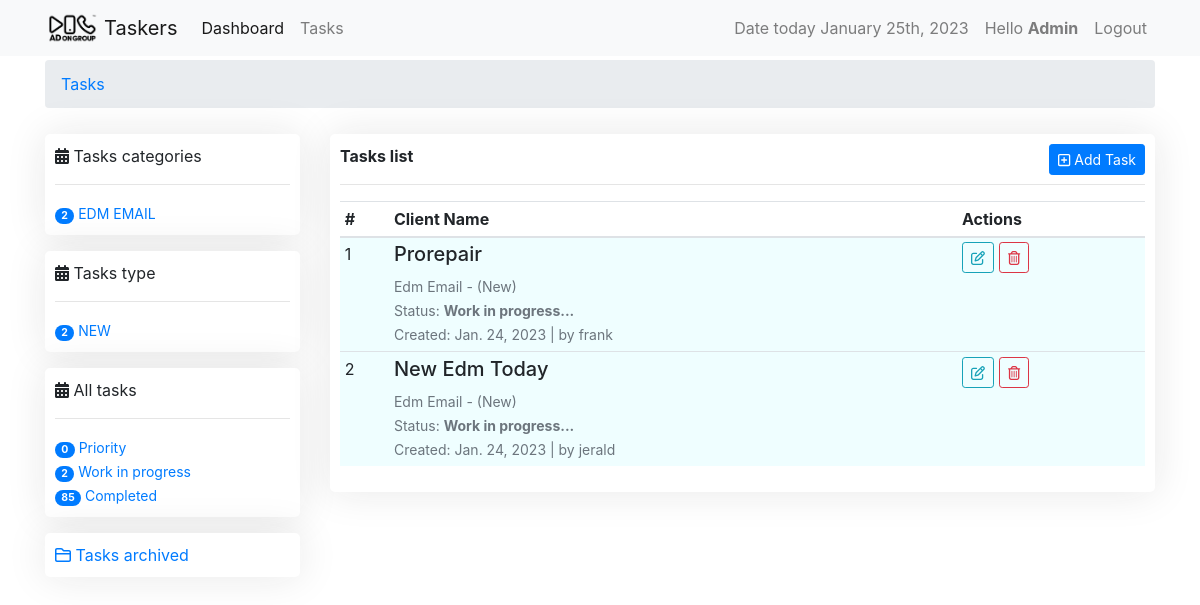
Page /tasks/ (signed in) on the earlier database version.
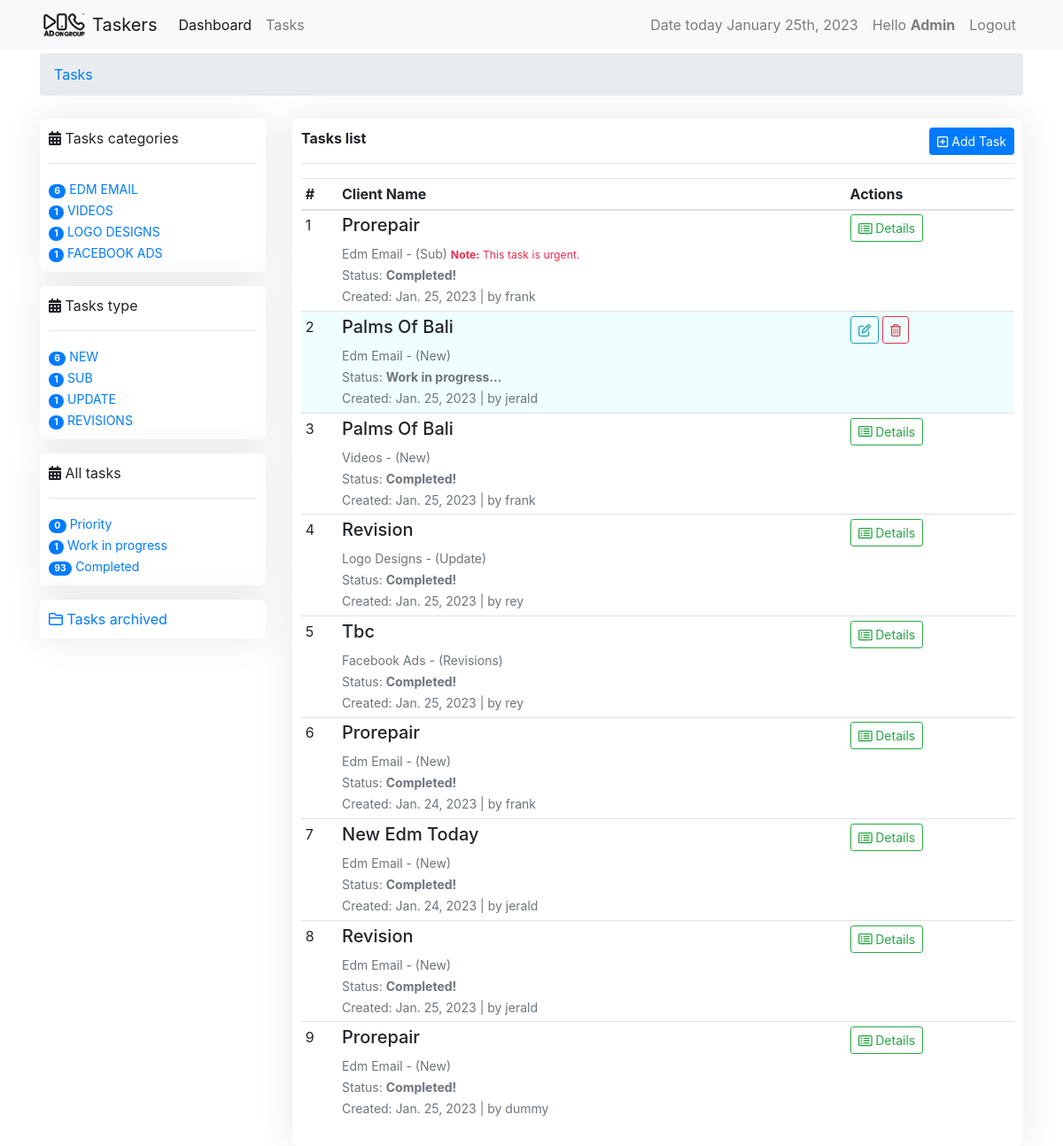
Same page on the later database version.
### tasks/models.py (models this page shows, shortened)
class BaseTime(models.Model):
    created = models.DateTimeField(auto_now_add=True)
    updated = models.DateTimeField(auto_now=True)

class TaskCategory(BaseTime, models.Model):
    name = models.CharField(max_length=120, unique=True)
    task_point = models.FloatField(default=0.0)
    class Meta:
        verbose_name_plural = "Task Categories"
    def __str__(self):
        return self.name

class TaskType(BaseTime, models.Model):
    name = models.CharField(max_length=60)
    task_point = models.FloatField(default=0.0)
    def __str__(self):
        return self.name

class Task(models.Model):
    slug = models.SlugField(unique=True, null=True, blank=True)
    user = models.ForeignKey(settings.AUTH_USER_MODEL,
                             on_delete=models.CASCADE, verbose_name='designers')
    task_type = models.ForeignKey(
        TaskType, on_delete=models.CASCADE, default=1)
    task_category = models.ForeignKey(
        TaskCategory, on_delete=models.CASCADE, default=1)
    name = models.CharField(max_length=120, verbose_name="Client name")
    paradise_link = models.URLField(
        blank=True, null=True, verbose_name="task link")
    check_list_link = models.URLField(
        max_length=120, verbose_name='check list link', blank=True, null=True)
    is_priority = models.BooleanField(
        default=False, verbose_name="Is Task Priority?", help_text="Checked if task is priority.")
    is_done = models.BooleanField(default=False, verbose_name="Is Task Completed?",
                                  help_text="Note: Checked if you're done.")
    created = models.DateTimeField(auto_now_add=True)
    updated = models.DateTimeField(auto_now=True)
    class Meta:
        ordering = ['-is_priority', 'is_done', '-updated', '-created']

### tasks/views.py (the view, shortened to what this page needs)
# urls.py: path('', views.TaskListView.as_view(), name="userview"),
class TaskListView(View):
    form_class = TaskForm
    template_name = 'task_form_template.html'
    @method_decorator(login_required)
    def dispatch(self, *args, **kwargs):
        return super().dispatch(*args, **kwargs)
    def get(self, request, *args, **kwargs):
        today = timezone.now()
        yesterday = today - timezone.timedelta(days=1)
        if request.user.is_superuser:
            tasks = Task.objects.filter(Q(is_done=False) | Q(updated__date=today.date()))
            priority_tasks_today = Task.objects.filter(updated__date=today.date()).filter(is_priority=True).filter(is_done=False)
            priority_tasks_yesterday = Task.objects.filter(updated__date=yesterday.date()).filter(is_priority=True).filter(is_done=False)
            priority_tasks = Task.objects.filter(is_done=False).filter(is_priority=True)
            wip_tasks_today = Task.objects.filter(updated__date=today.date()).filter(is_done=False)
            wip_tasks_yesterday = Task.objects.filter(updated__date=yesterday.date()).filter(is_done=False)
            wip_tasks = Task.objects.filter(is_done=False)
            completed_tasks_today = Task.objects.filter(updated__date=today.date()).filter(is_done=True)
            completed_tasks_yesterday = Task.objects.filter(updated__date=yesterday.date()).filter(is_done=True)
            completed_tasks = Task.objects.filter(is_done=True)
            tasks_type = TaskType.objects.filter(Q(task__updated__date=today.date()) | Q(task__is_done=False))\
                .annotate(total_type=Count('task', distinct=True))
            tasks_categories = TaskCategory.objects.filter(Q(task__updated__date=today.date()) | Q(task__is_done=False))\
                .annotate(total_categories=Count('task', distinct=True))
            form = AdminTaskForm(request.POST or None)
        if request.user.has_perm('auth.view_user'):
            completed_tasks = Task.objects.filter(is_done=True)
            wip_tasks = Task.objects.filter(is_done=False)
            priority_tasks = Task.objects.filter(is_done=False).filter(is_priority=True)
        print(request.user.has_perm('auth.view_user'))
        context = {
                    'form': form,
                    'tasks': tasks,
                    'today': today,
                    'yesterday': yesterday,
                    'priority_tasks_today': priority_tasks_today,
                    'wip_tasks_today': wip_tasks_today,
                    'completed_tasks_today': completed_tasks_today,
                    'priority_tasks_yesterday': priority_tasks_yesterday,
                    'wip_tasks_yesterday': wip_tasks_yesterday,
                    'completed_tasks_yesterday': completed_tasks_yesterday,
                    'priority_tasks': priority_tasks,
                    'completed_tasks': completed_tasks,
                    'wip_tasks': wip_tasks,
                    'tasks_type': tasks_type,
                    'tasks_categories': tasks_categories
                }
        return render(request, self.template_name, context)

### tasks/templates/task_form_template.html (shortened to what the changed rows need)
{% extends 'base.html' %}
{% load crispy_forms_tags %}
{% block content %}
<div class="row">
    <div class="col-sm-3">
        <div class="card-container mb-3">
            <div>
                {% for cat in tasks_categories %}
                <small>
                    <span class="badge badge-primary badge-pill">{{cat.total_categories }}</span>
                    <a href="">{{ cat }}</a>
                </small><br>
                {% endfor %}
            </div>
        </div>
        <div class="card-container mb-3">
            <div>
                {% for type in tasks_type %}
                <small>
                    <span class="badge badge-primary badge-pill">{{type.total_type }}</span>
                    <a href="">{{ type }}</a>
                </small><br>
                {% endfor %}
            </div>
        </div>
        <div class="card-container mb-3">
            <div>
                     <br>
                <small><span class="badge badge-primary badge-pill">{{ wip_tasks.count }}</span>
                    <a href="{% url 'taskers:allwiptasks' %}"> Work in progress</a></small> <br>
                <small><span class="badge badge-primary badge-pill">{{ completed_tasks.count }}</span>
                    <a href="{% url 'taskers:allcompletedtasks' %}"> Completed</a></small> <br>
            </div>
        </div>
    </div>
    <div class="col-sm-9">
        <div class="card-container">
            <div>
                <table class="table table-sm" id="tasks">
                    <thead>
                        <tr>
                            <th>#</th>
                            <th>Client Name</th>
                            <th>Actions</th>
                        </tr>
                    </thead>
                    <tbody>
                        {% if request.user.is_superuser %}
                        {% for task in tasks %}
                        <tr {% if not task.is_done %} style="background-color: rgb(239, 254, 255);" {% endif %}>
                            <td>
                                {{ forloop.counter }}
                            </td>
                            <td>
                                <h5>{{ task.name|title }}</h5>
                                <small class="text-muted">{{ task.task_category|title }} - ({{ task.task_type|title }})
                                    {% if task.is_priority %}
                                        <small style="color: rgb(237, 45, 77);"><strong>Note:</strong>  This task is urgent.</small>
                                    {% endif %}
                                </small><br>
                                <small class="text-muted">Status:
                                    {% if task.is_done %}
                                    <strong> Completed!</strong> <br>
                                    {% else %}
                                    <strong>Work in progress...</strong> <br>
                                    {% endif %}
                                </small>
                                <small class="text-muted">Created: {{ task.created|date }} | by {{task.user}}</small>
                            </td>
                            <td>
                                {% if not task.is_done %}
                                    <a href="{% url 'taskers:taskdetail' task.slug %}" class="btn btn-outline-info btn-sm"><i class="fa-regular fa-pen-to-square"></i></a>
                                    <a href="{% url 'taskers:taskdelete' task.slug %}" class="btn btn-outline-danger btn-sm"><i class="fa-regular fa-trash-can"></i></a>
                                {% else %}
                                    <a href="{% url 'taskers:taskdetail' task.slug %}" class="btn btn-outline-success btn-sm"><i class="fa-regular fa-rectangle-list"></i> Details</a>
                                {% endif %}
                            </td>
                        </tr>
                        {% endfor %}
                        {% endif %}
                    </tbody>
                </table>
            </div>
        </div>
    </div>
</div>
{% endblock %}

Differences in the rows shown:
computed for TaskCategory "EDM EMAIL": total_categories "2" → "6"
now on this page (row unchanged): TaskCategory: total_categories "1", name "VIDEOS"
now on this page (row unchanged): TaskCategory: total_categories "1", name "LOGO DESIGNS"
now on this page (row unchanged): TaskCategory: total_categories "1", name "FACEBOOK ADS"
computed for TaskType "NEW": total_type "2" → "6"
now on this page (row unchanged): TaskType: total_type "1", name "SUB"
now on this page (row unchanged): TaskType: total_type "1", name "UPDATE"
now on this page (row unchanged): TaskType: total_type "1", name "REVISIONS"
added Task: name "Prorepair", task_category "Edm Email", task_type "Sub", shows "Note:", is_priority "This task is urgent.", is_done "Completed!", created "Jan. 25, 2023", user "frank"
added Task: name "Palms Of Bali", task_category "Edm Email", task_type "New", is_done "Work in progress...", created "Jan. 25, 2023", user "jerald"
added Task: name "Palms Of Bali", task_category "Videos", task_type "New", is_done "Completed!", created "Jan. 25, 2023", user "frank"
added Task: name "Revision", task_category "Logo Designs", task_type "Update", is_done "Completed!", created "Jan. 25, 2023", user "rey"
added Task: name "Tbc", task_category "Facebook Ads", task_type "Revisions", is_done "Completed!", created "Jan. 25, 2023", user "rey"
changed Task (number 6 of 9 on the later page): is_done "Work in progress..." → "Completed! Details"
changed Task "New Edm Today": is_done "Work in progress..." → "Completed! Details"
added Task: name "Revision", task_category "Edm Email", task_type "New", is_done "Completed!", created "Jan. 25, 2023", user "jerald"
added Task: name "Prorepair", task_category "Edm Email", task_type "New", is_done "Completed!", created "Jan. 25, 2023", user "dummy"
Other differences:
{{ wip_tasks.count }}: "2" → "1"
{{ completed_tasks.count }}: "85" → "93"
